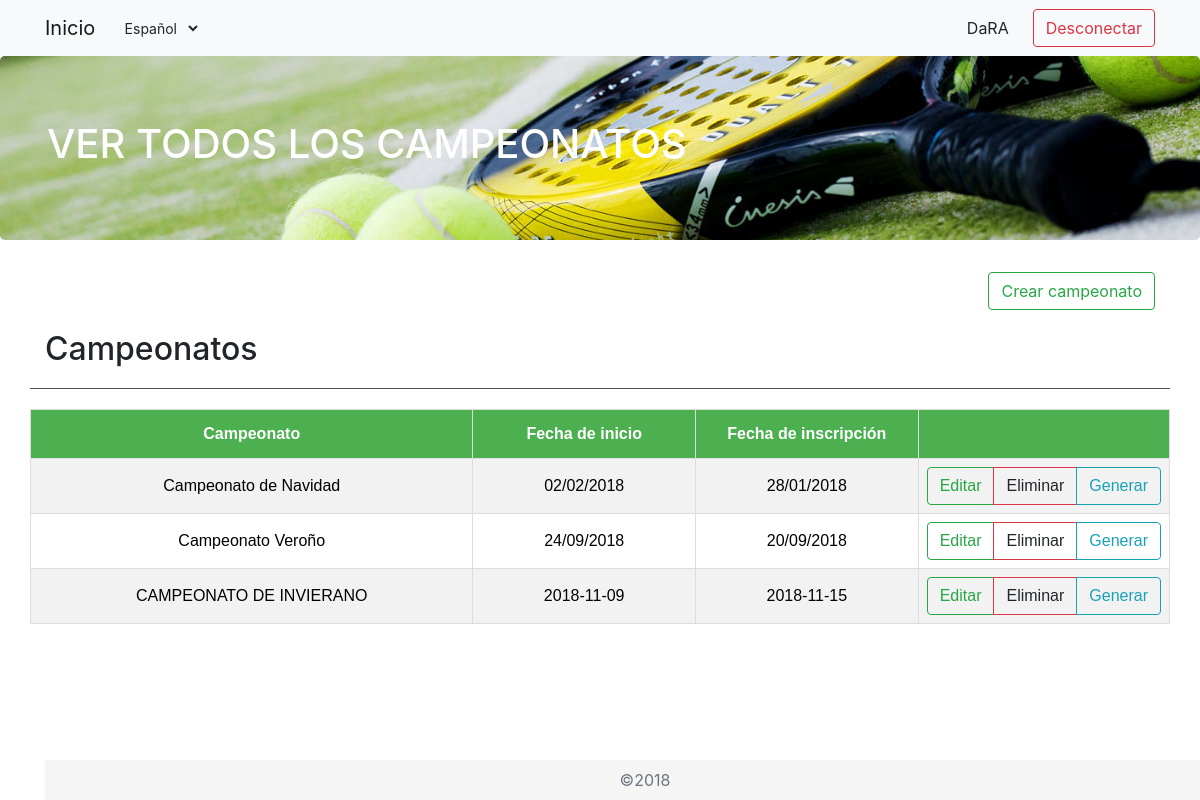
/Controller/Main_Controller.php?action=CHAMPIONSHIP (signed in), run on the app's committed database.
### tables this page shows
CREATE TABLE `championship` (
  `idChampionship` int(11) NOT NULL,
  `name` varchar(30) NOT NULL,
  `dateStart` varchar(10) NOT NULL,
  `dateInscriptions` varchar(10) NOT NULL
);

### Model/Championship.php (called while the page is built, shortened)
<?php
class Championship
{
    var $idChampionship;
    function __construct($idChampionship=null, $name=null, $dateStart=null, $dateInscriptions=null){
        $this->dateInscriptions=$dateInscriptions;
        $this->dateStart=$dateStart;
        $this->idChampionship=$idChampionship;
        $this->name=$name;
    }
    public function getIdChampionship()
    {
        return $this->idChampionship;
    }
}
?>

### Model/Championship_Model.php (called while the page is built, shortened)
<?php
require_once ('../Model/Championship.php');
require_once ('../Model/Access_DB.php');
class Championship_Model
{
    var $mysqli;
    function __construct()
    {
        $this->mysqli = ConnectDB();
    }
    public function GETALL ()
    {
        $sql = "SELECT * FROM championship";
        $result = $this->mysqli->query($sql);
        $array = array();
        while( $row = mysqli_fetch_array($result, MYSQLI_BOTH))
        {
            $array[] = new Championship($row['idChampionship'], $row['name'], $row['dateStart'], $row['dateInscriptions']);
        }
        return $array;
    }
}
?>

### Model/Access_DB.php (called while the page is built)
<?php
function ConnectDB()
{
    $mysqli = new mysqli("localhost", "root" , "" , "abp_database");
	if ($mysqli->connect_errno) {
		include '../View/MESSAGE_View.php';
		new MESSAGE("Fallo al conectar a MySQL: (" . $mysqli->connect_errno . ") " . $mysqli->connect_error, '../index.php');
		return false;
	}
	else{
		return $mysqli;
	}
}
?>

### View/Championship_SHOWALL_View.php (the view, shortened to what this page needs)
<?php
class Championship_SHOWALL_View{
	function __construct($championships){
		$this->championships = $championships;
		$this->render();
	}
	function render(){
    include '../View/Header.php';
	?>
<div class="jumbotron">
		<div class="container">
			<h1>VER TODOS LOS CAMPEONATOS</h1>
		</div>
	</div>
	<div class="container">
		<div class="row">
			<div class="col-md-12">
				<a class="btn btn-outline-success" id="search-input" href="../Controller/Championship_Controller.php?action=ADD" role="button">Crear campeonato</a>
			</div>
		</div>
		<div class="row section">
			<div class="col-md-10">
				<h2>Campeonatos</h2>
			</div>
        </div>
        <div class="row">
            <table id="championships">
                <tr>
                    <th width="40%">Campeonato</th>
                    <th width="20%">Fecha de inicio</th>
                    <th width="20%">Fecha de inscripción</th>
                    <th width="20%"></th>
                </tr>
                <?php foreach ($this->championships as $championship) { ?>
                <tr>
                    <td>
                        <a href='../Controller/Championship_Controller.php?action=SHOWCURRENT&id=<?php echo $championship->idChampionship ?>'>
                        <div><?php echo $championship->name ?></div>
                        </a>
                    </td>
                    <td>
                        <a href='../Controller/Championship_Controller.php?action=SHOWCURRENT&id=<?php echo $championship->idChampionship ?>'>
                            <div><?php echo $championship->dateStart ?></div>
                        </a>
                    </td>
                    <td>
                        <a href='../Controller/Championship_Controller.php?action=SHOWCURRENT&id=<?php echo $championship->idChampionship ?>'>
                            <div><?php echo $championship->dateInscriptions ?></div>
                        </a>
                    </td>
                    <td>
                        <div class="btn-group" role="group" aria-label="groupbuttons">
                            <a class="btn btn-outline-success" href='../Controller/Championship_Controller.php?action=EDIT&id=<?php echo $championship->idChampionship ?>'>
                                Editar
                            </a>
                            <a class="btn btn-outline-danger" id="deleteChampionship<?php echo($championship->idChampionship)?>" data-toggle="modal" data-target="#modalDelete">
                                Eliminar
                            </a>
                           <a class="btn btn-outline-info" href="../Controller/Championship_Controller.php?action=GENERATECHAMP&idChampionship=<?php echo $championship->getIdChampionship()?>">
                                Generar
                           </a>
                        </div>
                    </td>
                </tr>
                <?php } ?>
            </table>
        </div>
	<?php
	 include '../View/Footer.php';
	}
}
	?>

### View/css/stylesheet.css (style rules this page uses)
.jumbotron { background-image: url(../img/header_padel.jpg); background-position: center; background-size: cover; }
body { margin-bottom: 40px; }
h1 { color: #FFFFFF; }
.section { border-bottom: 1px solid rgb(80, 80, 80); padding: 20px 0px 12px 0px; }
#search-input { float: right; }
#championships { font-family: "Trebuchet MS", Arial, Helvetica, sans-serif; border-collapse: collapse; width: 100%; margin-top: 20px; }
#championships td, #championships th { border: 1px solid #ddd; padding: 8px; }
#championships tr th { text-align: center; }
#championships tr td, #championships tr td:last-child .row .col-sm-6 { text-align: center; }
#championships tr td a div, #championships tr td a:hover div { width: 100%; height: 100%; color: black; }
#championships tr:nth-child(even) { background-color: #f2f2f2; }
#championships th { padding-top: 12px; padding-bottom: 12px; text-align: left; background-color: #4CAF50; color: white; }

### View/js/vanillaCalendar.css (style rules this page uses)
:root { --vcal-bg-color: #fff; --vcal-border-radius: 0; --vcal-border-color: #e7e9ed; --vcal-today-bg-color: #10989E; --vcal-today-color: #fff; --vcal-selected-bg-color: #E7E9ED; --vcal-selected-color: #333; }

### data on the page
championship: name "Campeonato de Navidad", dateStart "02/02/2018", dateInscriptions "28/01/2018"
championship: name "Campeonato Veroño", dateStart "24/09/2018", dateInscriptions "20/09/2018"
championship: name "CAMPEONATO DE INVIERANO", dateStart "2018-11-09", dateInscriptions "2018-11-15"

### other printed values
$_SESSION['login'] "DaRA"
$strings['Desconectar'] "Desconectar"
form field idioma "Español"
